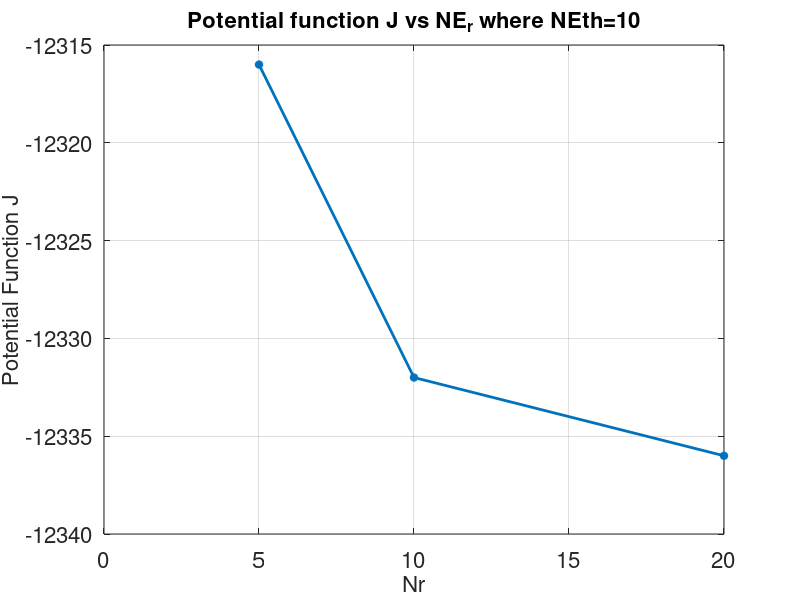
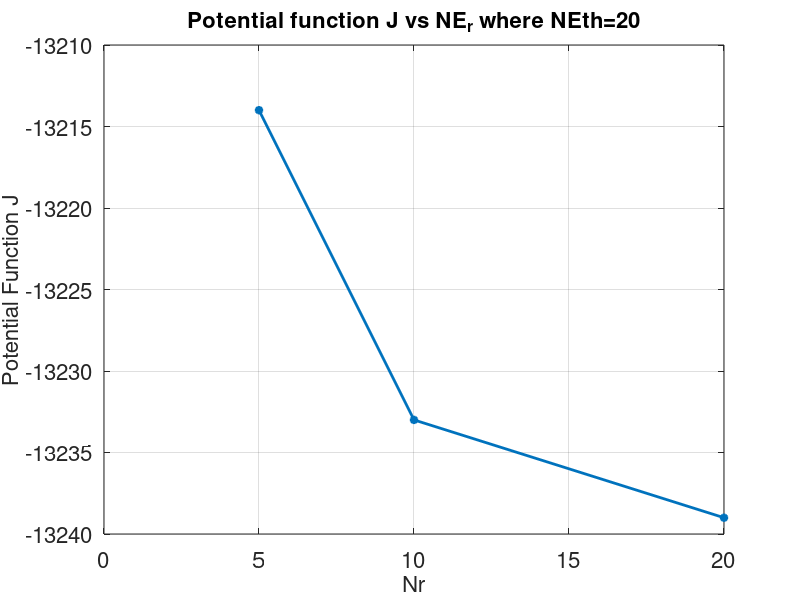
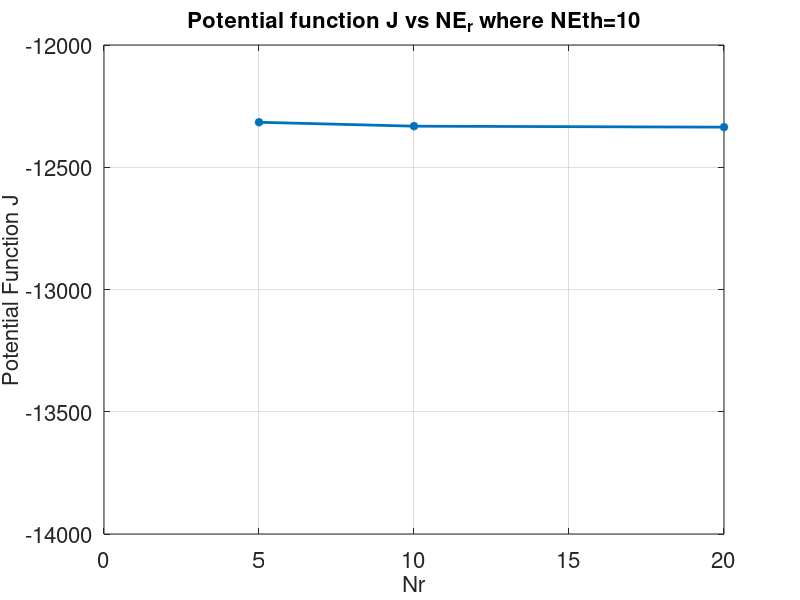
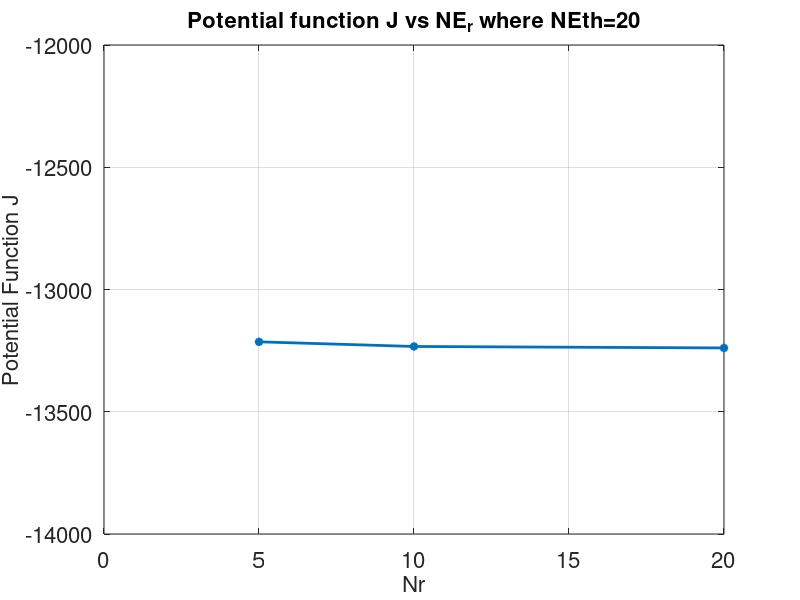

Write MATLAB code to recreate these figures, in order.
function part7


J =[ 5,10, -1.2316e+04;
5,20, -1.3214e+04;
10,10,-1.2332e+04;
10,20,-1.3233e+04;
20,10, -1.2336e+04;
20,20, -1.3239e+04];


plot(J(1:2:end,1),J(1:2:end,3),'-*','LineWidth',2)
set(gca,'FontSize',16);
xlabel('Nr','FontSize',16);
ylabel('Potential Function J','FontSize',16);
grid on
title(sprintf('Potential function J vs NE_r where NEth=%d',J(1,2)),'Fontsize',16);
print('-depsc','J_Nth10');

plot(J(2:2:end,1),J(2:2:end,3),'-*','LineWidth',2)
set(gca,'FontSize',16);
xlabel('Nr','FontSize',16);
ylabel('Potential Function J','FontSize',16);
grid on
title(sprintf('Potential function J vs NE_r where NEth=%d',J(2,2)),'Fontsize',16);
print('-depsc','J_Nth20');

plot(J(1:2:end,1),J(1:2:end,3),'-*','LineWidth',2)
set(gca,'FontSize',16);
xlabel('Nr','FontSize',16);
ylabel('Potential Function J','FontSize',16);
grid on
title(sprintf('Potential function J vs NE_r where NEth=%d',J(1,2)),'Fontsize',16);
ylim([-14000,-12000]);
print('-depsc','J_Nth10_2');

plot(J(2:2:end,1),J(2:2:end,3),'-*','LineWidth',2)
set(gca,'FontSize',16);
xlabel('Nr','FontSize',16);
ylabel('Potential Function J','FontSize',16);
grid on
title(sprintf('Potential function J vs NE_r where NEth=%d',J(2,2)),'Fontsize',16);
ylim([-14000,-12000]);
print('-depsc','J_Nth20_2');



